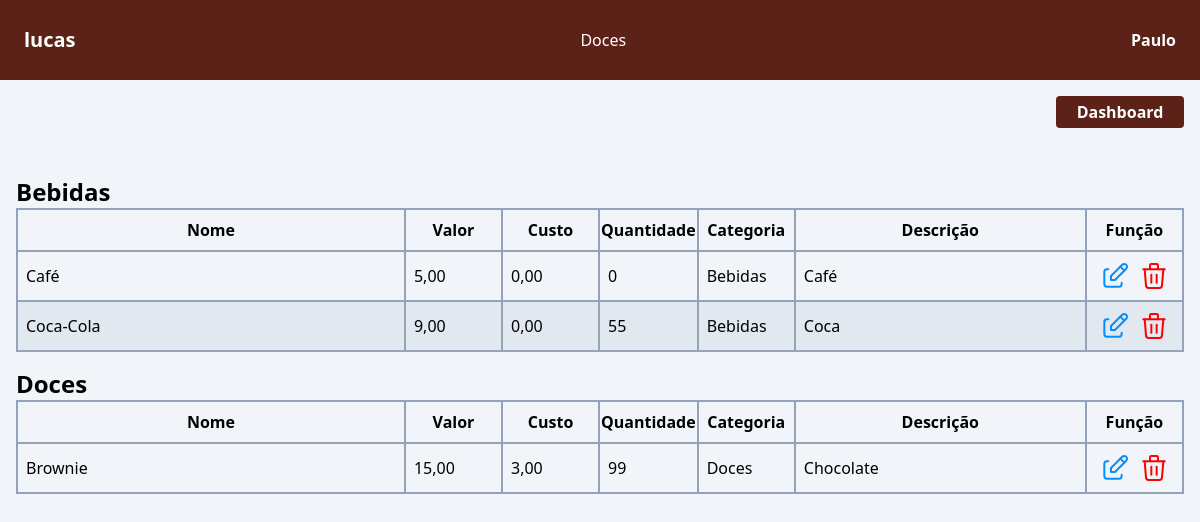
Screenshot of /1/administracao/lucas/ (signed in) with the database file from the repository.
### src/establishment/models.py (models this page shows, shortened)
class Establishment(models.Model):
    establishment_id = models.AutoField(
        primary_key=True,
        unique=True,
        editable=False,
    )
    establishment_name = models.CharField(
        max_length=45,
        verbose_name="Nome Fantasia",
        help_text="Nome que aparecerá na interface do usuário.",
    )
    establishment_legal_name = models.CharField(
        max_length=45,
        verbose_name="Razão Social",
        help_text="Nome registrado oficialmente nos documentos legais e registros comerciais.",
    )
    establishment_cnpj = models.CharField(
        max_length=14,
        verbose_name="CNPJ",
        unique=True,
    )
    establishment_address = models.CharField(
        max_length=45,
        verbose_name="Endereço",
    )
    establishment_description = models.CharField(
        max_length=255,
        verbose_name="Descrição",
        help_text="Uma breve descrição do comércio.",
    )
    establishment_email = models.EmailField(
        verbose_name="E-mail",
    )
    establishment_ddd_phone = models.CharField(
        max_length=3,
        verbose_name="DDD",
    )
    establishment_phone = models.CharField(
        max_length=9,
        verbose_name="Telefone",
    )
    class Meta:
        verbose_name = "Estabelecimento"
        verbose_name_plural = "Estabelecimentos"

### src/consumer/models.py (models this page shows, shortened)
class User(AbstractUser):
    email = models.EmailField(
        unique=True,
    )
    username = models.CharField(
        max_length=45,
    )
    USERNAME_FIELD = 'email'
    REQUIRED_FIELDS = ['username']

### src/product/models.py (models this page shows, shortened)
class Category(models.Model):
    category_id = models.AutoField(
        primary_key=True,
        unique=True,
        editable=False,
    )
    category_name = models.CharField(
        max_length=45,
        verbose_name="Categoria",
    )
    class Meta:
        verbose_name = "Categoria"
        verbose_name_plural = "Categorias"
    def __str__(self):
        return f"{self.category_name}"

class Product(models.Model):
    product_id = models.AutoField(
        primary_key=True,
        unique=True,
        editable=False,
    )
    product_name = models.CharField(
        max_length=45,
        verbose_name="Produto",
    )
    product_value = models.DecimalField(
        max_digits=8,
        decimal_places=2,
        verbose_name="Valor",
    )
    product_description = models.CharField(
        max_length=255,
        verbose_name="Descrição",
    )
    product_cost = models.DecimalField(
        max_digits=8,
        decimal_places=2,
        default=0.00,
        verbose_name="Valor de Custo",
    )
    product_quantity = models.PositiveIntegerField(
        default=None,
        verbose_name="Quantidade",
    )
    product_category = models.ForeignKey(
        Category,
        on_delete=models.CASCADE,
        verbose_name="Categoria do Produto",
    )
    product_establishment = models.ForeignKey(
        Establishment,
        on_delete=models.CASCADE,
        verbose_name="Estabelecimento",
    )
    class Meta:
        verbose_name = "Produto"
        verbose_name_plural = "Produtos"

### src/establishment/views.py (the view)
# urls.py: path("<int:id>/administracao/<str:name>/", administration_view, name="administration_view"),
def administration_view(request, id, name):
    establishment = Establishment.objects.get(establishment_id=id)
    products = Product.objects.filter(product_establishment=id)
    categories = Category.objects.all()
    return render(
        request,
        "establishment/administration.html",
        {
            "products": products,
            "name": name,
            "establishment": establishment,
            "categories": categories,
        },
    )

### templates/establishment/administration.html (shortened to what this page needs)
{% extends '../base.html' %}
{% block header %}
    <div class="top-0 w-screen bg-browniest flex p-2 items-center text-white justify-between h-20">
        <div id="logo" class="pl-4">
            <span class="font-bold text-md sm:text-lg md:text-xl">
                {{ name }}
            </span>
        </div>
        {% if establishment.establishment_description %}
            <div id="slogan" class="hidden sm:block">
                {{ establishment.establishment_description }}
            </div>
        {% endif %}
        <div id="user" class="pr-4">
            <span class="font-bold">
                {{ user.username|capfirst }}
            </span>
        </div>
    </div>
{% endblock %}
{% block main %}
    <div class="flex justify-end p-4 gap-4">
        <div>
            <a href="{% url 'establishment:dashboard' %}" class="rounded w-32 h-8 bg-browniest hover:bg-browniest-light text-white font-bold text-center flex justify-center items-center">
                Dashboard
            </a>
        </div>
    </div>
    <div class="p-4">
        {%for category in categories %}
            <div class="mt-4">
                <span class="font-bold text-2xl">
                    {{ category }}
                </span>
            </div>
            <div class="flex just-center">
                <table class="table-auto border-2 border-collapse w-full rounded">
                    <thead class="border-2 p-2">
                        <tr>
                            <th class="w-4/12 border-2 border-slate-400 py-2">Nome</th>
                            <th class="w-1/12 border-2 border-slate-400 py-2">Valor</th>
                            <th class="w-1/12 border-2 border-slate-400 hidden md:table-cell py-2">Custo</th>
                            <th class="w-1/12 border-2 border-slate-400 py-2">Quantidade</th>
                            <th class="w-1/12 border-2 border-slate-400 hidden md:table-cell py-2">Categoria</th>
                            <th class="w-3/12 border-2 border-slate-400 hidden md:table-cell py-2">Descrição</th>
                            <th class="w-1/12 border-2 border-slate-400 py-2">Função</th>
                        </tr>
                    </thead>
                    <tbody>
                        {% for product in products %}
                            {% if category == product.product_category %}
                                    {% cycle '' 'bg-slate-200' as row_color %}
                                <tr class="{{ row_color }} border-2">
                                    <td class="border-2 border-slate-400 p-2">{{ product.product_name }}</td>
                                    {% if product.product_value < product.product_cost %}
                                        <td class="border-2 border-slate-400 p-2 text-red-500">{{ product.product_value }}</td>
                                    {% else %}
                                        <td class="border-2 border-slate-400 p-2">{{ product.product_value }}</td>
                                    {% endif %}
                                    <td class="border-2 border-slate-400 hidden md:table-cell p-2">{{ product.product_cost }}</td>
                                    <td class="border-2 border-slate-400 p-2">{{ product.product_quantity }}</td>
                                    <td class="border-2 border-slate-400 hidden md:table-cell p-2">{{ product.product_category }}</td>
                                    <td class="border-2 border-slate-400 hidden md:table-cell p-2">{{ product.product_description }}</td>
                                    <td class="border-2 border-slate-400 p-2">
                                        <div class="flex justify-around">
                                            <a href="{% url 'edit_product_view' id=establishment.establishment_id product=product.product_id %}">
                                            </a>
                                            <button data-modal-target="popup-modal" data-modal-toggle="popup-modal" data-param-id="{{establishment.establishment_id}}" data-param-product="{{product.product_id}}">
                                            </button>
                                        </div>
                                    </td>
                                </tr>
                            {% endif %}
                        {% endfor %}
                    </tbody>
                </table>
            </div>
        {% endfor %}
    </div>
{% endblock %}

### static/css/app.css (style rules this page uses)
html, :host { line-height: 1.5; -webkit-text-size-adjust: 100%; -moz-tab-size: 4; -o-tab-size: 4; tab-size: 4; font-family: ui-sans-serif, system-ui, sans-serif, "Apple Color Emoji", "Segoe UI Emoji", "Segoe UI Symbol", "Noto Color Emoji"; font-feature-settings: normal; font-variation-settings: normal; -webkit-tap-highlight-color: transparent; }
body { margin: 0; line-height: inherit; }
a { color: inherit; text-decoration: inherit; }
table { text-indent: 0; border-color: inherit; border-collapse: collapse; }
button, input, optgroup, select, textarea { font-family: inherit; font-feature-settings: inherit; font-variation-settings: inherit; font-size: 100%; font-weight: inherit; line-height: inherit; color: inherit; margin: 0; padding: 0; }
button, select { text-transform: none; }
button, [type='button'], [type='reset'], [type='submit'] { -webkit-appearance: button; background-color: transparent; background-image: none; }
button, [role="button"] { cursor: pointer; }
img, svg, video, canvas, audio, iframe, embed, object { display: block; vertical-align: middle; }
.top-0 { top: 0px; }
.mt-4 { margin-top: 1rem; }
.box-border { box-sizing: border-box; }
.flex { display: flex; }
.hidden { display: none; }
.h-20 { height: 5rem; }
.h-8 { height: 2rem; }
.w-1\/12 { width: 8.333333%; }
.w-3\/12 { width: 25%; }
.w-32 { width: 8rem; }
.w-4\/12 { width: 33.333333%; }
.w-8 { width: 2rem; }
.w-full { width: 100%; }
.w-screen { width: 100vw; }
.table-auto { table-layout: auto; }
.border-collapse { border-collapse: collapse; }
.select-none { -webkit-user-select: none; -moz-user-select: none; user-select: none; }
.items-center { align-items: center; }
.justify-end { justify-content: flex-end; }
.justify-center { justify-content: center; }
.justify-between { justify-content: space-between; }
.justify-around { justify-content: space-around; }
.gap-4 { gap: 1rem; }
.overflow-x-hidden { overflow-x: hidden; }
.rounded { border-radius: 0.25rem; }
.border-2 { border-width: 2px; }
.border-slate-400 { --tw-border-opacity: 1; border-color: rgb(148 163 184 / var(--tw-border-opacity)); }
.bg-browniest { --tw-bg-opacity: 1; background-color: rgb(92 34 23 / var(--tw-bg-opacity)); }
.bg-slate-100 { --tw-bg-opacity: 1; background-color: rgb(241 245 249 / var(--tw-bg-opacity)); }
.bg-slate-200 { --tw-bg-opacity: 1; background-color: rgb(226 232 240 / var(--tw-bg-opacity)); }
.p-2 { padding: 0.5rem; }
.p-4 { padding: 1rem; }
.py-2 { padding-top: 0.5rem; padding-bottom: 0.5rem; }
.pl-4 { padding-left: 1rem; }
.pr-4 { padding-right: 1rem; }
.text-center { text-align: center; }
.text-2xl { font-size: 1.5rem; line-height: 2rem; }
.font-bold { font-weight: 700; }
.text-white { --tw-text-opacity: 1; color: rgb(255 255 255 / var(--tw-text-opacity)); }
@media (min-width: 640px) { .sm\:block { display: block; } }
@media (min-width: 640px) { .sm\:text-lg { font-size: 1.125rem; line-height: 1.75rem; } }
@media (min-width: 768px) { .md\:table-cell { display: table-cell; } }
@media (min-width: 768px) { .md\:text-xl { font-size: 1.25rem; line-height: 1.75rem; } }

### rows the page displays
Establishment: establishment_description "Doces"
User: username "Paulo"
Category: category_name "Bebidas"
Product: product_name "Café", product_value "5,00", product_cost "0,00", product_quantity "0", product_category "Bebidas", product_description "Café"
Product: product_name "Coca-Cola", product_value "9,00", product_cost "0,00", product_quantity "55", product_category "Bebidas", product_description "Coca"
Category: category_name "Doces"
Product: product_name "Brownie", product_value "15,00", product_cost "3,00", product_quantity "99", product_category "Doces", product_description "Chocolate"

### other values shown
{{ name }} "lucas"
